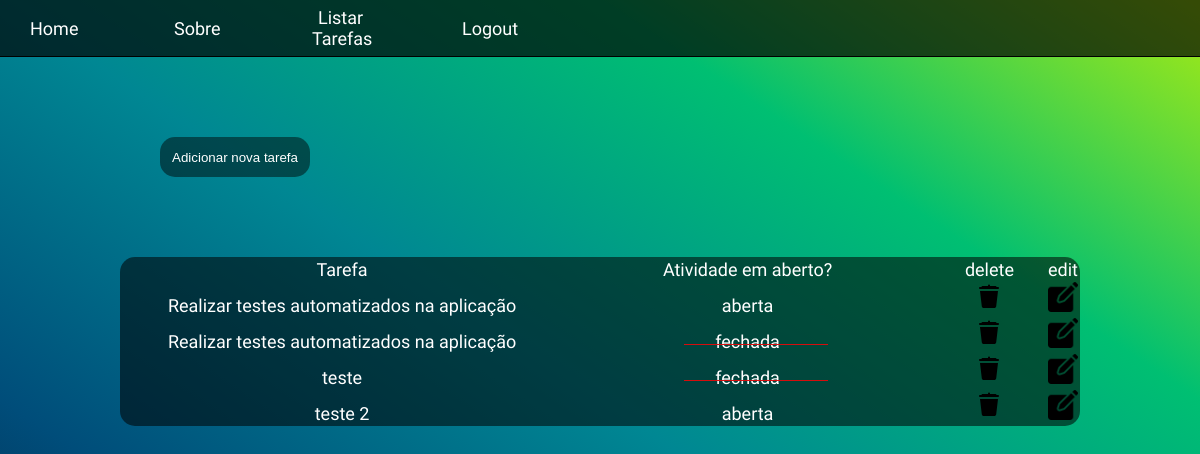
Before: /list (signed in) with the older database file.
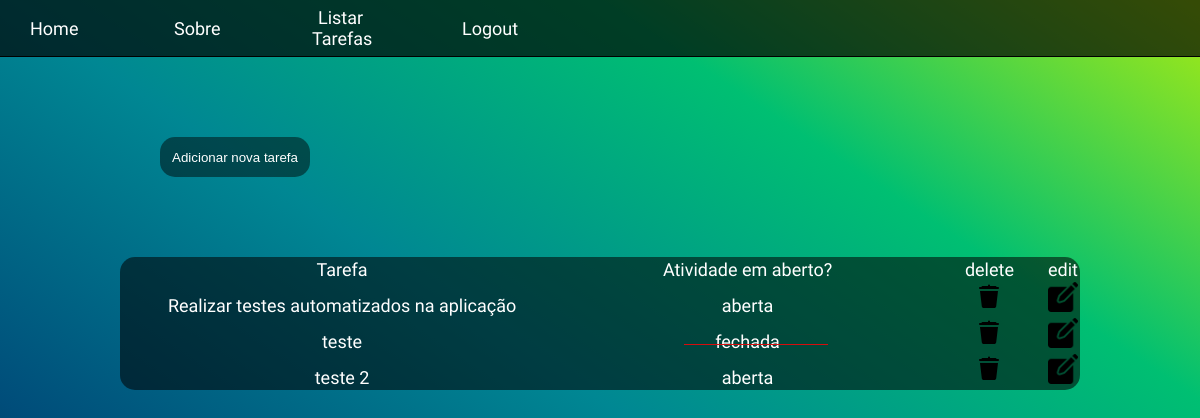
After: the same page with the newer database file.
### tarefas/models.py (models this page shows, shortened)
class Tarefa(models.Model):
    nome = models.CharField(max_length=200)
    is_active = models.BooleanField(default=False)

### tarefas/views.py (the view)
# urls.py: path('list', listar_tarefas, name="list"),
@login_required
def listar_tarefas(request):
    data = {}
    data['db'] = Tarefa.objects.all()
    return render(request,  'list.html', data )

### templates/list.html
{% extends 'base.html' %}
{% load static %}
{% block content %}
    <div class="adicionar">
      <button>
        <a href="/create">Adicionar nova tarefa
      </a></button>
    </div>
    <section id="tabela">
      <div class="container">
        <table>
          <tr>
            <td>Tarefa</td>
            <td>Atividade em aberto?</td>
            <td>delete</td>
            <td>edit</td>
          </tr>
          {% for dbs in db %}
          <tr>
            <td>{{dbs.nome}}</td>
            {% if dbs.is_active %}
            <td>aberta</td>
            {%else%}
            <td class="td-false">fechada
              <div class="line">
              </div>
            </td>
            {% endif %}
            <td id="td-btn"><a href="/delete/{{dbs.id}}/"><img src="{% static 'css/delete.svg' %}" alt=""></a></td>
            <td id="td-btn"><a href="/editar/{{dbs.id}}"><img src="{% static 'css/editing.png' %} " alt=""></a></td>
          </tr>
          {% endfor %}
        </table>
      </div>
    </section>
{% endblock %}

Changed rows visible on the page:
removed Tarefa: nome "Realizar testes automatizados na aplicação", is_active "aberta"
changed Tarefa "Realizar testes automatizados na aplicação": is_active "fechada" → "aberta"
